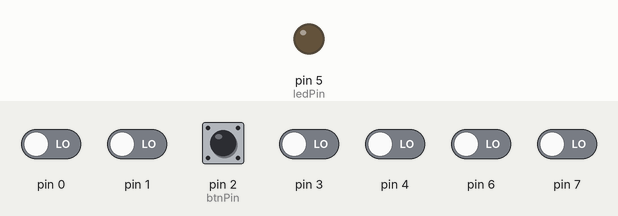
Recording of a sketch running on a simulated Arduino Uno, built with avr-gcc and run on an emulated ATmega328P. Parts: output pins drawn as LEDs (lit = HIGH). The inputs (shaded band) are chosen by the test bench; at power-on: pin 2 (btnPin) HIGH, pin 0, pin 1, pin 3, pin 4, pin 6, pin 7 LOW.

Above: at 1.2 s.
1.3 s: pin 2 (btnPin) pulled LOW for 0.15 s
At 1.37 s:
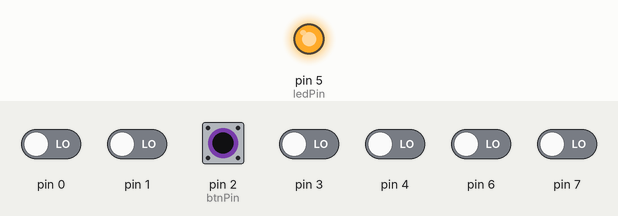
Timing chart, 0 to 4.3 s (numbered marks = the images above; inputs shaded):
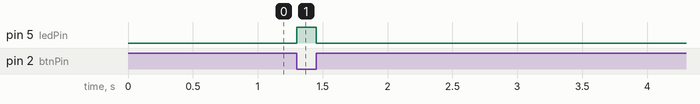

Measured:
- after the input at 1.3 s, pin 5 (ledPin): LOW → HIGH at once, → LOW 0.15 s later

The sketch:

usingRegIO.ino
```cpp
/*
Compiles to 462 bytes of program space and 9 bytes of dynamic memory


atmega 328 datasheet pages of interest

 - pg 2 - package pinout
 - pg 76 - Ports as general pin IO
 - pg 92 - register description
 - pg 425 - register summary

 set data direction register to input/output by setting binary value on port and pin registers
 0 to read, 1 to write

 then set port register bit to output high or low. If pin is set to output, setting the port bit sets the output, but if the data direction is input, then the port bit enables or disables the internal pull up.
 1 to set high or enable pull up, 0 to set low or disable pull up.

 pin register is treated as read only.


 port, pin and data direction registers are 8bit wide formatted as big endian.
 ddr[7:0]
 port[7:0]
 pin[7:0]

to configure pin directions for input on pin 2 and output on pin 5
ddr = 0010 0000

then write 0000 0100 to portD to enable the internal pullup on pin 2.
*/


int btnPin = 2, //PD2
    ledPin = 5; //PD5

void setup() {
    // pinMode(btnPin, INPUT_PULLUP); // means the button doesn't need a pull up, but I hear the internals are weak.
    // pinMode(ledPin, OUTPUT);

    DDRD = B00100000;
    PORTD = B00000100;
}


void loop() {
    // int btn = digitalRead(btnPin);
    // int btn = ((1 << btnPin) & PIND) >> btnPin; // read bit
    int btn = (_BV(btnPin) & PIND) >> btnPin; // read bit using BV macro

    if(btn == LOW) {
        // digitalWrite(ledPin, HIGH);
        // PORTD = B00100000; // this accidentally overwrites my pull up on the ledpin.
        // PORTD = (1 << ledPin) | PORTD; // set bit
        PORTD = _BV(ledPin) | PORTD; // set bit using BV macro
    }
    else {
        // digitalWrite(ledPin, LOW);
        // PORTD = B00000000; // this accidentally overwrites my pull up on the ledPin.
        // PORTD = ~(1 << ledPin) & PORTD; //clear bit
        PORTD = ~_BV(ledPin) & PORTD; //clear bit using BV macro
    }
}
```
